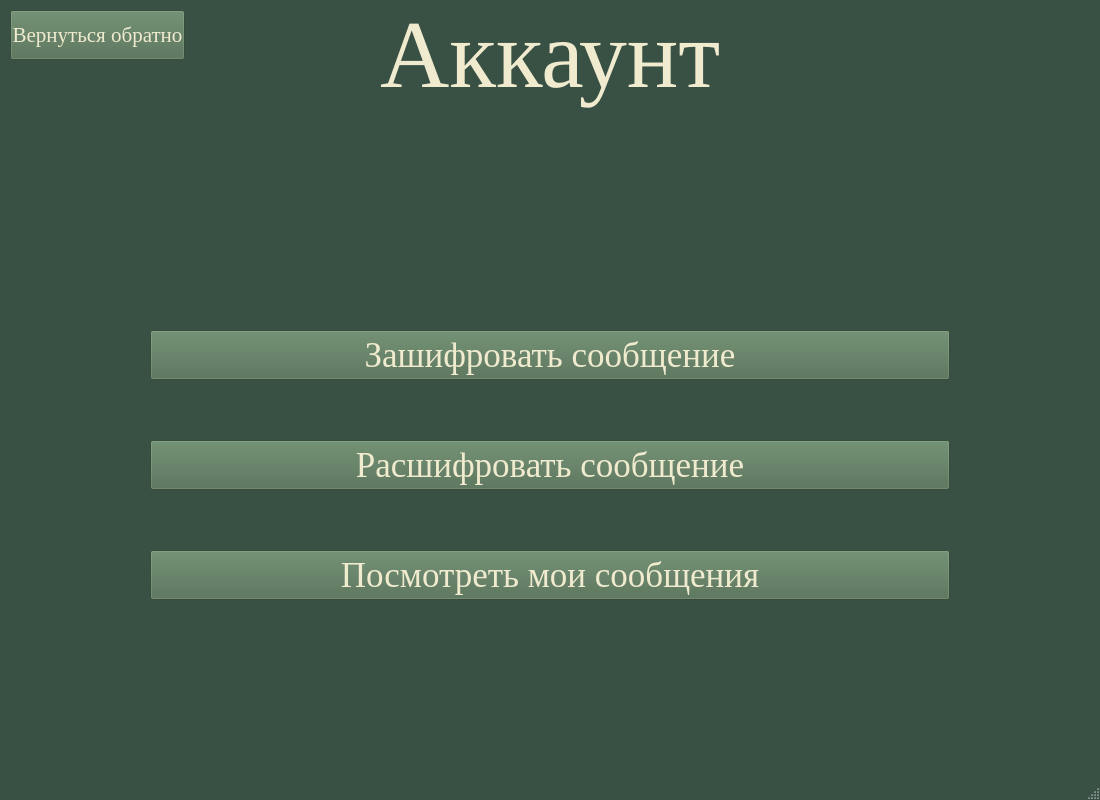
<?xml version="1.0" encoding="UTF-8"?>
<ui version="4.0">
 <class>USER</class>
 <widget class="QMainWindow" name="USER">
  <property name="geometry">
   <rect>
    <x>0</x>
    <y>0</y>
    <width>1100</width>
    <height>800</height>
   </rect>
  </property>
  <property name="palette">
   <palette>
    <active>
     <colorrole role="WindowText">
      <brush brushstyle="SolidPattern">
       <color alpha="255">
        <red>240</red>
        <green>235</green>
        <blue>206</blue>
       </color>
      </brush>
     </colorrole>
     <colorrole role="Text">
      <brush brushstyle="SolidPattern">
       <color alpha="255">
        <red>240</red>
        <green>235</green>
        <blue>206</blue>
       </color>
      </brush>
     </colorrole>
     <colorrole role="Base">
      <brush brushstyle="SolidPattern">
       <color alpha="255">
        <red>255</red>
        <green>255</green>
        <blue>255</blue>
       </color>
      </brush>
     </colorrole>
     <colorrole role="Window">
      <brush brushstyle="SolidPattern">
       <color alpha="255">
        <red>57</red>
        <green>81</green>
        <blue>68</blue>
       </color>
      </brush>
     </colorrole>
    </active>
    <inactive>
     <colorrole role="WindowText">
      <brush brushstyle="SolidPattern">
       <color alpha="255">
        <red>240</red>
        <green>235</green>
        <blue>206</blue>
       </color>
      </brush>
     </colorrole>
     <colorrole role="Text">
      <brush brushstyle="SolidPattern">
       <color alpha="255">
        <red>240</red>
        <green>235</green>
        <blue>206</blue>
       </color>
      </brush>
     </colorrole>
     <colorrole role="Base">
      <brush brushstyle="SolidPattern">
       <color alpha="255">
        <red>255</red>
        <green>255</green>
        <blue>255</blue>
       </color>
      </brush>
     </colorrole>
     <colorrole role="Window">
      <brush brushstyle="SolidPattern">
       <color alpha="255">
        <red>57</red>
        <green>81</green>
        <blue>68</blue>
       </color>
      </brush>
     </colorrole>
    </inactive>
    <disabled>
     <colorrole role="WindowText">
      <brush brushstyle="SolidPattern">
       <color alpha="255">
        <red>120</red>
        <green>120</green>
        <blue>120</blue>
       </color>
      </brush>
     </colorrole>
     <colorrole role="Text">
      <brush brushstyle="SolidPattern">
       <color alpha="255">
        <red>120</red>
        <green>120</green>
        <blue>120</blue>
       </color>
      </brush>
     </colorrole>
     <colorrole role="Base">
      <brush brushstyle="SolidPattern">
       <color alpha="255">
        <red>57</red>
        <green>81</green>
        <blue>68</blue>
       </color>
      </brush>
     </colorrole>
     <colorrole role="Window">
      <brush brushstyle="SolidPattern">
       <color alpha="255">
        <red>57</red>
        <green>81</green>
        <blue>68</blue>
       </color>
      </brush>
     </colorrole>
    </disabled>
   </palette>
  </property>
  <property name="font">
   <font>
    <family>Times New Roman</family>
    <pointsize>26</pointsize>
   </font>
  </property>
  <property name="windowTitle">
   <string>Пользователь</string>
  </property>
  <widget class="QWidget" name="centralwidget">
   <widget class="QPushButton" name="pushButton_1">
    <property name="geometry">
     <rect>
      <x>150</x>
      <y>330</y>
      <width>800</width>
      <height>50</height>
     </rect>
    </property>
    <property name="font">
     <font>
      <family>Times New Roman</family>
      <pointsize>26</pointsize>
     </font>
    </property>
    <property name="styleSheet">
     <string notr="true">color: rgb(240, 235, 206);
background-color: rgb(78, 108, 80);</string>
    </property>
    <property name="text">
     <string>Зашифровать сообщение</string>
    </property>
   </widget>
   <widget class="QPushButton" name="pushButton_3">
    <property name="geometry">
     <rect>
      <x>150</x>
      <y>440</y>
      <width>800</width>
      <height>50</height>
     </rect>
    </property>
    <property name="font">
     <font>
      <family>Times New Roman</family>
      <pointsize>26</pointsize>
     </font>
    </property>
    <property name="styleSheet">
     <string notr="true">color: rgb(240, 235, 206);
background-color: rgb(78, 108, 80);</string>
    </property>
    <property name="text">
     <string>Расшифровать сообщение</string>
    </property>
   </widget>
   <widget class="QLabel" name="label">
    <property name="geometry">
     <rect>
      <x>380</x>
      <y>0</y>
      <width>339</width>
      <height>109</height>
     </rect>
    </property>
    <property name="font">
     <font>
      <pointsize>72</pointsize>
     </font>
    </property>
    <property name="text">
     <string>Аккаунт</string>
    </property>
   </widget>
   <widget class="QPushButton" name="pushButton">
    <property name="geometry">
     <rect>
      <x>10</x>
      <y>10</y>
      <width>175</width>
      <height>50</height>
     </rect>
    </property>
    <property name="palette">
     <palette>
      <active>
       <colorrole role="WindowText">
        <brush brushstyle="SolidPattern">
         <color alpha="255">
          <red>240</red>
          <green>235</green>
          <blue>206</blue>
         </color>
        </brush>
       </colorrole>
       <colorrole role="Button">
        <brush brushstyle="SolidPattern">
         <color alpha="255">
          <red>78</red>
          <green>108</green>
          <blue>80</blue>
         </color>
        </brush>
       </colorrole>
       <colorrole role="Text">
        <brush brushstyle="SolidPattern">
         <color alpha="255">
          <red>240</red>
          <green>235</green>
          <blue>206</blue>
         </color>
        </brush>
       </colorrole>
       <colorrole role="ButtonText">
        <brush brushstyle="SolidPattern">
         <color alpha="255">
          <red>240</red>
          <green>235</green>
          <blue>206</blue>
         </color>
        </brush>
       </colorrole>
       <colorrole role="Base">
        <brush brushstyle="SolidPattern">
         <color alpha="255">
          <red>78</red>
          <green>108</green>
          <blue>80</blue>
         </color>
        </brush>
       </colorrole>
       <colorrole role="Window">
        <brush brushstyle="SolidPattern">
         <color alpha="255">
          <red>78</red>
          <green>108</green>
          <blue>80</blue>
         </color>
        </brush>
       </colorrole>
      </active>
      <inactive>
       <colorrole role="WindowText">
        <brush brushstyle="SolidPattern">
         <color alpha="255">
          <red>240</red>
          <green>235</green>
          <blue>206</blue>
         </color>
        </brush>
       </colorrole>
       <colorrole role="Button">
        <brush brushstyle="SolidPattern">
         <color alpha="255">
          <red>78</red>
          <green>108</green>
          <blue>80</blue>
         </color>
        </brush>
       </colorrole>
       <colorrole role="Text">
        <brush brushstyle="SolidPattern">
         <color alpha="255">
          <red>240</red>
          <green>235</green>
          <blue>206</blue>
         </color>
        </brush>
       </colorrole>
       <colorrole role="ButtonText">
        <brush brushstyle="SolidPattern">
         <color alpha="255">
          <red>240</red>
          <green>235</green>
          <blue>206</blue>
         </color>
        </brush>
       </colorrole>
       <colorrole role="Base">
        <brush brushstyle="SolidPattern">
         <color alpha="255">
          <red>78</red>
          <green>108</green>
          <blue>80</blue>
         </color>
        </brush>
       </colorrole>
       <colorrole role="Window">
        <brush brushstyle="SolidPattern">
         <color alpha="255">
          <red>78</red>
          <green>108</green>
          <blue>80</blue>
         </color>
        </brush>
       </colorrole>
      </inactive>
      <disabled>
       <colorrole role="WindowText">
        <brush brushstyle="SolidPattern">
         <color alpha="255">
          <red>240</red>
          <green>235</green>
          <blue>206</blue>
         </color>
        </brush>
       </colorrole>
       <colorrole role="Button">
        <brush brushstyle="SolidPattern">
         <color alpha="255">
          <red>78</red>
          <green>108</green>
          <blue>80</blue>
         </color>
        </brush>
       </colorrole>
       <colorrole role="Text">
        <brush brushstyle="SolidPattern">
         <color alpha="255">
          <red>240</red>
          <green>235</green>
          <blue>206</blue>
         </color>
        </brush>
       </colorrole>
       <colorrole role="ButtonText">
        <brush brushstyle="SolidPattern">
         <color alpha="255">
          <red>240</red>
          <green>235</green>
          <blue>206</blue>
         </color>
        </brush>
       </colorrole>
       <colorrole role="Base">
        <brush brushstyle="SolidPattern">
         <color alpha="255">
          <red>78</red>
          <green>108</green>
          <blue>80</blue>
         </color>
        </brush>
       </colorrole>
       <colorrole role="Window">
        <brush brushstyle="SolidPattern">
         <color alpha="255">
          <red>78</red>
          <green>108</green>
          <blue>80</blue>
         </color>
        </brush>
       </colorrole>
      </disabled>
     </palette>
    </property>
    <property name="font">
     <font>
      <family>Times New Roman</family>
      <pointsize>16</pointsize>
     </font>
    </property>
    <property name="styleSheet">
     <string notr="true">color: rgb(240, 235, 206);
background-color: rgb(78, 108, 80);</string>
    </property>
    <property name="text">
     <string>Вернуться обратно</string>
    </property>
   </widget>
   <widget class="QPushButton" name="pushButton_4">
    <property name="geometry">
     <rect>
      <x>150</x>
      <y>550</y>
      <width>800</width>
      <height>50</height>
     </rect>
    </property>
    <property name="font">
     <font>
      <family>Times New Roman</family>
      <pointsize>26</pointsize>
     </font>
    </property>
    <property name="styleSheet">
     <string notr="true">color: rgb(240, 235, 206);
background-color: rgb(78, 108, 80);</string>
    </property>
    <property name="text">
     <string>Посмотреть мои сообщения</string>
    </property>
   </widget>
   <widget class="QLabel" name="label_2">
    <property name="geometry">
     <rect>
      <x>830</x>
      <y>20</y>
      <width>250</width>
      <height>125</height>
     </rect>
    </property>
    <property name="text">
     <string/>
    </property>
   </widget>
  </widget>
  <widget class="QMenuBar" name="menubar">
   <property name="geometry">
    <rect>
     <x>0</x>
     <y>0</y>
     <width>1100</width>
     <height>21</height>
    </rect>
   </property>
  </widget>
  <widget class="QStatusBar" name="statusbar"/>
 </widget>
 <resources/>
 <connections/>
</ui>
